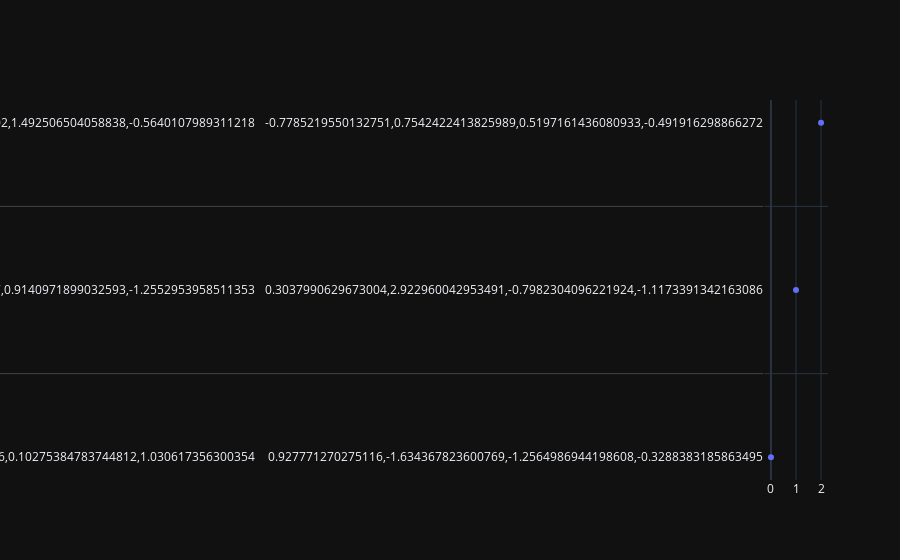

This figure's notebook cell:
### Code cell
fig = go.Figure(data=go.Scatter(y=t_np, mode='markers'))
fig.layout.template = 'plotly_dark'
fig.show()

### Figure 1 — Plotly figure (JSON) as saved in the notebook; plotly's stock layout.template omitted (floating-point values rounded to 4 significant figures)
{"data": [{"mode": "markers", "type": "scatter", "y": [[[0.526, 0.4154, 0.1028, 1.031], [0.9661, -1.317, 0.9141, -1.255], [-0.7961, 0.3674, 1.493, -0.564]], [[0.9278, -1.634, -1.256, -0.3288], [0.3038, 2.923, -0.7982, -1.117], [-0.7785, 0.7542, 0.5197, -0.4919]]]}], "layout": {}}
